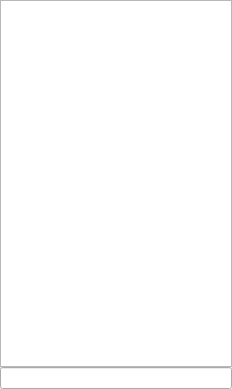
<?xml version="1.0" encoding="UTF-8"?>
<ui version="4.0">
 <author>Robert Gruber &lt;rgruber@users.salomon.at&gt;</author>
 <class>ScratchpadBaseView</class>
 <widget class="QWidget" name="ScratchpadBaseView">
  <property name="geometry">
   <rect>
    <x>0</x>
    <y>0</y>
    <width>232</width>
    <height>389</height>
   </rect>
  </property>
  <layout class="QVBoxLayout">
   <property name="spacing">
    <number>0</number>
   </property>
   <property name="leftMargin">
    <number>0</number>
   </property>
   <property name="topMargin">
    <number>0</number>
   </property>
   <property name="rightMargin">
    <number>0</number>
   </property>
   <property name="bottomMargin">
    <number>0</number>
   </property>
   <item>
    <widget class="EmptyMessageListView" name="scratchView">
     <property name="editTriggers">
      <set>QAbstractItemView::EditKeyPressed</set>
     </property>
    </widget>
   </item>
   <item>
    <layout class="QHBoxLayout" name="horizontalLayout_2">
     <item>
      <widget class="QLineEdit" name="commandWidget"/>
     </item>
    </layout>
   </item>
  </layout>
 </widget>
 <customwidgets>
  <customwidget>
   <class>EmptyMessageListView</class>
   <extends>QListView</extends>
   <header>emptymessagelistview.h</header>
  </customwidget>
 </customwidgets>
 <resources/>
 <connections/>
</ui>
